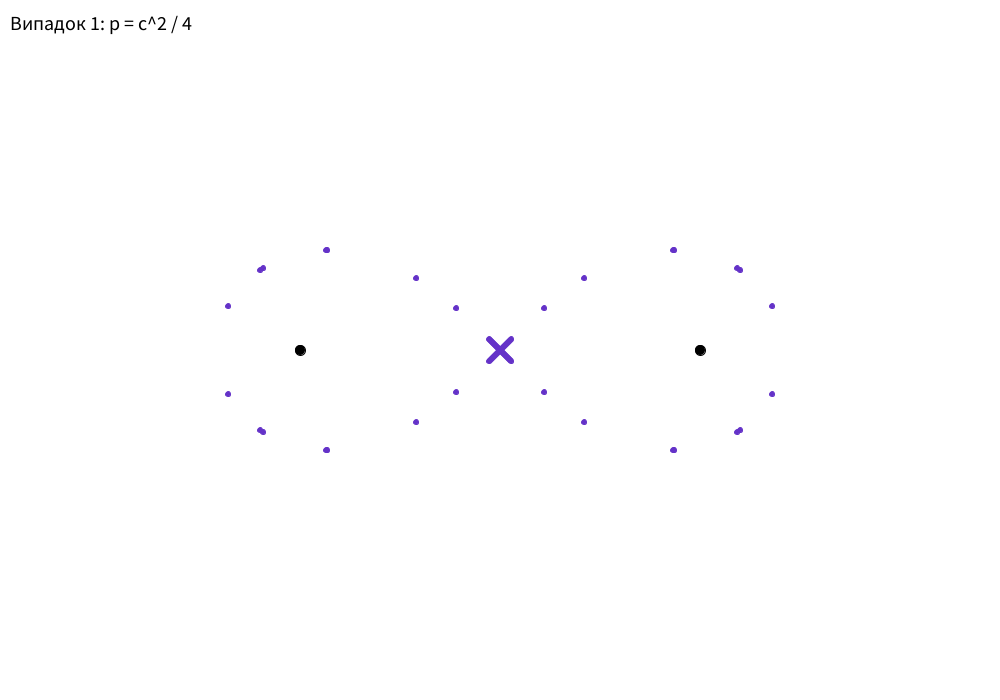
Frame 1 (no input)
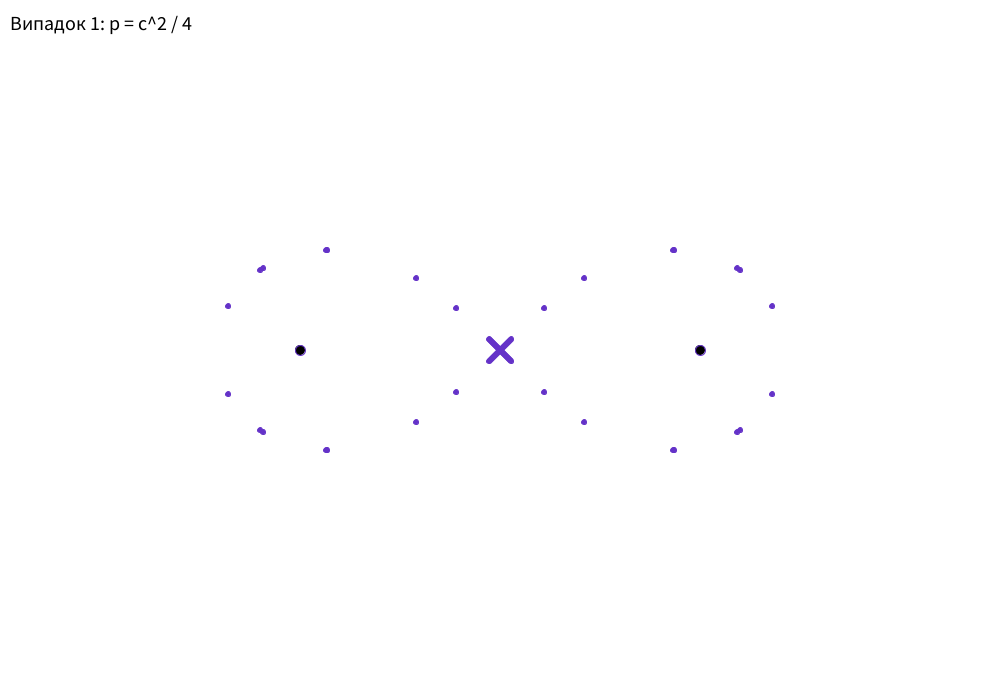
Frame 2 (the mouse pressed at the canvas centre, redrawn once)

The Processing sketch that drew these frames (run headless with seeded random() and noise(); the mouse was pressed at the canvas centre and the sketch redrawn once):

// Processing sketch: ind_task1
// ── ind_task1.pde
float c = 400; // Відстань між точками
PVector A, B; 
int caseNum = 1; // Початковий випадок

void setup() {
  size(1000, 700);
  A = new PVector(width / 2 - c / 2, height / 2);
  B = new PVector(width / 2 + c / 2, height / 2);
  
  textSize(20); // Розмір тексту
  noLoop(); // Малюємо лише при натисканні кнопки
}

void draw() {
  background(255);
  
  // Малюємо дві фіксовані точки
  fill(0);
  ellipse(A.x, A.y, 10, 10);
  ellipse(B.x, B.y, 10, 10);
  
  // Відображаємо поточний випадок
  fill(0);
  String caseText = "";
  
  switch (caseNum) {
    case 1:
      caseText = "Випадок 1: p = c^2 / 4";
      drawSet(sq(c) / 4, color(100, 50, 200), 5); 
      break;
    case 2:
      caseText = "Випадок 2: p < c^2 / 4";
      drawSet(sq(c) / 4 - 50, color(0, 255, 0), 5);
      break;
    case 3:
      caseText = "Випадок 3: c^2 / 4 < p < c^2 / 2";
      drawSet((sq(c) / 4 + sq(c) / 2) / 2, color(0, 0, 255), 5); 
      break;
    case 4:
      caseText = "Випадок 4: p > c^2 / 4";
      drawSet(sq(c) / 2 + 50, color(255, 0, 0), 5); 
      break;
  }
  
  // Виводимо текст випадку в лівому верхньому куті
  fill(0);
  text(caseText, 10, 30);
}

// Функція для малювання множини точок
void drawSet(float p, color col, float size) {
  stroke(col);
  fill(col);
  
  for (float x = 0; x < width; x += 1) {
    for (float y = 0; y < height; y += 1) {
      float distA = dist(x, y, A.x, A.y);
      float distB = dist(x, y, B.x, B.y);
      
      // Якщо добуток відстаней дорівнює p, малюємо точку
      if (abs(distA * distB - p) < 1) {
        ellipse(x, y, size, size); 
      }
    }
  }
}

// Обробка натискання клавіш
void keyPressed() {
  if (key == '1') {
    caseNum = 1; 
  } else if (key == '2') {
    caseNum = 2; 
  } else if (key == '3') {
    caseNum = 3;
  } else if (key == '4') {
    caseNum = 4; 
  }
  
  redraw(); // Оновлюємо зображення
}
